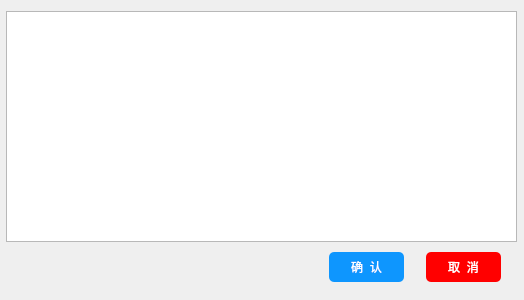
<?xml version="1.0" encoding="UTF-8"?>
<ui version="4.0">
 <class>Dialog</class>
 <widget class="QDialog" name="Dialog">
  <property name="geometry">
   <rect>
    <x>0</x>
    <y>0</y>
    <width>524</width>
    <height>300</height>
   </rect>
  </property>
  <property name="windowTitle">
   <string>Dialog</string>
  </property>
  <widget class="QWidget" name="widget_2" native="true">
   <property name="geometry">
    <rect>
     <x>320</x>
     <y>250</y>
     <width>200</width>
     <height>50</height>
    </rect>
   </property>
   <property name="minimumSize">
    <size>
     <width>200</width>
     <height>35</height>
    </size>
   </property>
   <property name="maximumSize">
    <size>
     <width>200</width>
     <height>50</height>
    </size>
   </property>
   <property name="styleSheet">
    <string notr="true">QPushButton#pushButtonOK
{
    color:white;
    background-color:rgb(14 , 150 , 254);
    border-radius:5px;
}

QPushButton#pushButtonOK:hover
{
    color:white;
    background-color:rgb(44 , 137 , 255);
}

QPushButton#pushButtonOK:pressed
{
    color:white;
    background-color:rgb(14 , 135 , 228);
    padding-left:3px;
    padding-top:3px;
}
QPushButton#pushButtonOK:!enabled
{
     color:white;
    background-color:rgb(190, 190, 190);
}
/*pushButton_Cancel*/

QPushButton#pushButton_Cancel
{
    color:white;
    background-color:rgb(255, 0, 0);
    border-radius:5px;
}

QPushButton#pushButton_Cancel:hover
{
    color:white;
    background-color:rgb(234, 0, 0);
}

QPushButton#pushButton_Cancel:pressed
{
    color:white;
    background-color:rgb(189, 0, 0);
    padding-left:3px;
    padding-top:3px;
}
QPushButton#pushButton_Cancel:!enabled
{
     color:white;
    background-color:rgb(190, 190, 190);
}</string>
   </property>
   <widget class="QPushButton" name="pushButtonOK">
    <property name="geometry">
     <rect>
      <x>9</x>
      <y>2</y>
      <width>75</width>
      <height>30</height>
     </rect>
    </property>
    <property name="text">
     <string>确  认</string>
    </property>
   </widget>
   <widget class="QPushButton" name="pushButton_Cancel">
    <property name="geometry">
     <rect>
      <x>106</x>
      <y>2</y>
      <width>75</width>
      <height>30</height>
     </rect>
    </property>
    <property name="text">
     <string>取  消</string>
    </property>
   </widget>
  </widget>
  <widget class="QPlainTextEdit" name="plainTextEdit">
   <property name="geometry">
    <rect>
     <x>6</x>
     <y>11</y>
     <width>511</width>
     <height>231</height>
    </rect>
   </property>
   <property name="font">
    <font>
     <pointsize>18</pointsize>
    </font>
   </property>
   <property name="plainText">
    <string/>
   </property>
  </widget>
 </widget>
 <resources/>
 <connections/>
</ui>
